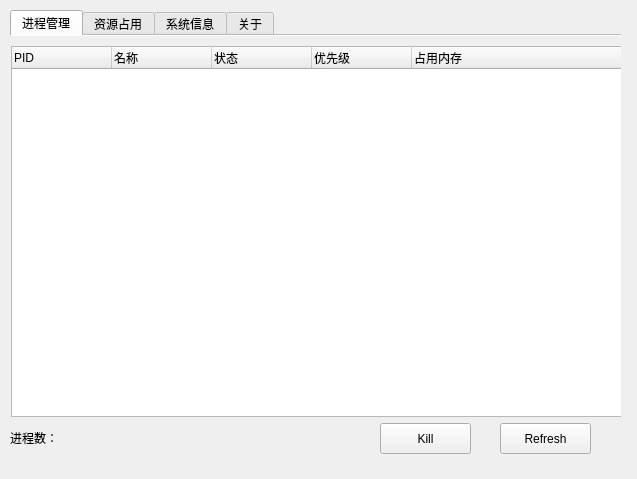
<?xml version="1.0" encoding="UTF-8"?>
<ui version="4.0">
 <class>ResourceManager</class>
 <widget class="QMainWindow" name="ResourceManager">
  <property name="geometry">
   <rect>
    <x>0</x>
    <y>0</y>
    <width>637</width>
    <height>479</height>
   </rect>
  </property>
  <property name="windowTitle">
   <string>MainWindow</string>
  </property>
  <widget class="QWidget" name="centralwidget">
   <widget class="QTabWidget" name="tabWidget">
    <property name="geometry">
     <rect>
      <x>10</x>
      <y>10</y>
      <width>611</width>
      <height>461</height>
     </rect>
    </property>
    <property name="currentIndex">
     <number>0</number>
    </property>
    <property name="documentMode">
     <bool>true</bool>
    </property>
    <widget class="QWidget" name="process">
     <attribute name="title">
      <string>进程管理</string>
     </attribute>
     <widget class="QTreeWidget" name="treeWidget">
      <property name="geometry">
       <rect>
        <x>1</x>
        <y>10</y>
        <width>611</width>
        <height>371</height>
       </rect>
      </property>
      <property name="columnCount">
       <number>5</number>
      </property>
      <attribute name="headerCascadingSectionResizes">
       <bool>true</bool>
      </attribute>
      <attribute name="headerDefaultSectionSize">
       <number>100</number>
      </attribute>
      <column>
       <property name="text">
        <string>PID</string>
       </property>
      </column>
      <column>
       <property name="text">
        <string>名称</string>
       </property>
      </column>
      <column>
       <property name="text">
        <string>状态</string>
       </property>
      </column>
      <column>
       <property name="text">
        <string>优先级</string>
       </property>
      </column>
      <column>
       <property name="text">
        <string>占用内存</string>
       </property>
      </column>
     </widget>
     <widget class="QPushButton" name="killButton">
      <property name="geometry">
       <rect>
        <x>370</x>
        <y>387</y>
        <width>91</width>
        <height>31</height>
       </rect>
      </property>
      <property name="text">
       <string>Kill</string>
      </property>
     </widget>
     <widget class="QPushButton" name="refreshButton">
      <property name="geometry">
       <rect>
        <x>490</x>
        <y>387</y>
        <width>91</width>
        <height>31</height>
       </rect>
      </property>
      <property name="text">
       <string>Refresh</string>
      </property>
     </widget>
     <widget class="QLabel" name="processnum">
      <property name="geometry">
       <rect>
        <x>0</x>
        <y>390</y>
        <width>361</width>
        <height>23</height>
       </rect>
      </property>
      <property name="text">
       <string>进程数：</string>
      </property>
     </widget>
    </widget>
    <widget class="QWidget" name="resource">
     <attribute name="title">
      <string>资源占用</string>
     </attribute>
     <widget class="QWidget" name="widget_4" native="true">
      <property name="geometry">
       <rect>
        <x>10</x>
        <y>10</y>
        <width>601</width>
        <height>101</height>
       </rect>
      </property>
      <widget class="QLabel" name="label_22">
       <property name="geometry">
        <rect>
         <x>0</x>
         <y>0</y>
         <width>81</width>
         <height>31</height>
        </rect>
       </property>
       <property name="font">
        <font>
         <family>Abyssinica SIL</family>
         <pointsize>14</pointsize>
        </font>
       </property>
       <property name="text">
        <string>CPU</string>
       </property>
      </widget>
      <widget class="QProgressBar" name="cpu_usage">
       <property name="geometry">
        <rect>
         <x>50</x>
         <y>40</y>
         <width>521</width>
         <height>25</height>
        </rect>
       </property>
       <property name="value">
        <number>24</number>
       </property>
      </widget>
      <widget class="QLabel" name="label_9">
       <property name="geometry">
        <rect>
         <x>50</x>
         <y>70</y>
         <width>68</width>
         <height>23</height>
        </rect>
       </property>
       <property name="text">
        <string>频率：</string>
       </property>
      </widget>
      <widget class="QLabel" name="label_10">
       <property name="geometry">
        <rect>
         <x>420</x>
         <y>70</y>
         <width>68</width>
         <height>23</height>
        </rect>
       </property>
       <property name="text">
        <string>最大睿频：</string>
       </property>
      </widget>
      <widget class="QLabel" name="cpu_frec">
       <property name="geometry">
        <rect>
         <x>92</x>
         <y>70</y>
         <width>81</width>
         <height>23</height>
        </rect>
       </property>
       <property name="text">
        <string>TextLabel</string>
       </property>
      </widget>
      <widget class="QLabel" name="cpu_max">
       <property name="geometry">
        <rect>
         <x>500</x>
         <y>70</y>
         <width>68</width>
         <height>23</height>
        </rect>
       </property>
       <property name="text">
        <string>TextLabel</string>
       </property>
      </widget>
      <widget class="QLabel" name="label_43">
       <property name="geometry">
        <rect>
         <x>0</x>
         <y>40</y>
         <width>41</width>
         <height>23</height>
        </rect>
       </property>
       <property name="text">
        <string>CPU：</string>
       </property>
      </widget>
      <widget class="QLabel" name="label_39">
       <property name="geometry">
        <rect>
         <x>170</x>
         <y>70</y>
         <width>41</width>
         <height>23</height>
        </rect>
       </property>
       <property name="text">
        <string>MHz</string>
       </property>
      </widget>
     </widget>
     <widget class="QWidget" name="widget_5" native="true">
      <property name="geometry">
       <rect>
        <x>10</x>
        <y>120</y>
        <width>601</width>
        <height>191</height>
       </rect>
      </property>
      <widget class="QLabel" name="label_28">
       <property name="geometry">
        <rect>
         <x>0</x>
         <y>0</y>
         <width>111</width>
         <height>31</height>
        </rect>
       </property>
       <property name="font">
        <font>
         <family>Abyssinica SIL</family>
         <pointsize>14</pointsize>
        </font>
       </property>
       <property name="text">
        <string>内存和交换</string>
       </property>
      </widget>
      <widget class="QProgressBar" name="mem_uasge">
       <property name="geometry">
        <rect>
         <x>50</x>
         <y>40</y>
         <width>521</width>
         <height>25</height>
        </rect>
       </property>
       <property name="value">
        <number>24</number>
       </property>
      </widget>
      <widget class="QLabel" name="label_24">
       <property name="geometry">
        <rect>
         <x>450</x>
         <y>70</y>
         <width>68</width>
         <height>23</height>
        </rect>
       </property>
       <property name="text">
        <string>大小：</string>
       </property>
      </widget>
      <widget class="QLabel" name="mem_used">
       <property name="geometry">
        <rect>
         <x>90</x>
         <y>70</y>
         <width>111</width>
         <height>23</height>
        </rect>
       </property>
       <property name="text">
        <string>TextLabel</string>
       </property>
      </widget>
      <widget class="QLabel" name="mem_total">
       <property name="geometry">
        <rect>
         <x>500</x>
         <y>70</y>
         <width>68</width>
         <height>23</height>
        </rect>
       </property>
       <property name="text">
        <string>TextLabel</string>
       </property>
      </widget>
      <widget class="QLabel" name="label_41">
       <property name="geometry">
        <rect>
         <x>50</x>
         <y>70</y>
         <width>68</width>
         <height>23</height>
        </rect>
       </property>
       <property name="text">
        <string>使用：</string>
       </property>
      </widget>
      <widget class="QLabel" name="label_42">
       <property name="geometry">
        <rect>
         <x>0</x>
         <y>40</y>
         <width>41</width>
         <height>23</height>
        </rect>
       </property>
       <property name="text">
        <string>内存：</string>
       </property>
      </widget>
      <widget class="QLabel" name="label_44">
       <property name="geometry">
        <rect>
         <x>250</x>
         <y>70</y>
         <width>68</width>
         <height>23</height>
        </rect>
       </property>
       <property name="text">
        <string>剩余：</string>
       </property>
      </widget>
      <widget class="QLabel" name="mem_left">
       <property name="geometry">
        <rect>
         <x>300</x>
         <y>70</y>
         <width>111</width>
         <height>23</height>
        </rect>
       </property>
       <property name="text">
        <string>TextLabel</string>
       </property>
      </widget>
      <widget class="QLabel" name="label_46">
       <property name="geometry">
        <rect>
         <x>250</x>
         <y>160</y>
         <width>68</width>
         <height>23</height>
        </rect>
       </property>
       <property name="text">
        <string>剩余：</string>
       </property>
      </widget>
      <widget class="QLabel" name="label_47">
       <property name="geometry">
        <rect>
         <x>0</x>
         <y>130</y>
         <width>41</width>
         <height>23</height>
        </rect>
       </property>
       <property name="text">
        <string>交换：</string>
       </property>
      </widget>
      <widget class="QLabel" name="label_48">
       <property name="geometry">
        <rect>
         <x>450</x>
         <y>160</y>
         <width>68</width>
         <height>23</height>
        </rect>
       </property>
       <property name="text">
        <string>大小：</string>
       </property>
      </widget>
      <widget class="QProgressBar" name="Swap_usage">
       <property name="geometry">
        <rect>
         <x>50</x>
         <y>130</y>
         <width>521</width>
         <height>25</height>
        </rect>
       </property>
       <property name="value">
        <number>24</number>
       </property>
      </widget>
      <widget class="QLabel" name="Swap_total">
       <property name="geometry">
        <rect>
         <x>500</x>
         <y>160</y>
         <width>91</width>
         <height>23</height>
        </rect>
       </property>
       <property name="text">
        <string>TextLabel</string>
       </property>
      </widget>
      <widget class="QLabel" name="label_50">
       <property name="geometry">
        <rect>
         <x>50</x>
         <y>160</y>
         <width>68</width>
         <height>23</height>
        </rect>
       </property>
       <property name="text">
        <string>使用：</string>
       </property>
      </widget>
      <widget class="QLabel" name="Swap_left">
       <property name="geometry">
        <rect>
         <x>300</x>
         <y>160</y>
         <width>141</width>
         <height>23</height>
        </rect>
       </property>
       <property name="text">
        <string>TextLabel</string>
       </property>
      </widget>
      <widget class="QLabel" name="Swap_used">
       <property name="geometry">
        <rect>
         <x>90</x>
         <y>160</y>
         <width>131</width>
         <height>23</height>
        </rect>
       </property>
       <property name="text">
        <string>TextLabel</string>
       </property>
      </widget>
     </widget>
     <widget class="QPushButton" name="shutdown_button">
      <property name="geometry">
       <rect>
        <x>350</x>
        <y>340</y>
        <width>91</width>
        <height>31</height>
       </rect>
      </property>
      <property name="text">
       <string>Shutdown</string>
      </property>
     </widget>
     <widget class="QPushButton" name="reboot_button">
      <property name="geometry">
       <rect>
        <x>490</x>
        <y>340</y>
        <width>91</width>
        <height>31</height>
       </rect>
      </property>
      <property name="text">
       <string>Reboot</string>
      </property>
     </widget>
    </widget>
    <widget class="QWidget" name="sysinfo">
     <attribute name="title">
      <string>系统信息</string>
     </attribute>
     <widget class="QWidget" name="widget" native="true">
      <property name="geometry">
       <rect>
        <x>10</x>
        <y>10</y>
        <width>601</width>
        <height>61</height>
       </rect>
      </property>
      <widget class="QLabel" name="label_12">
       <property name="geometry">
        <rect>
         <x>0</x>
         <y>0</y>
         <width>81</width>
         <height>31</height>
        </rect>
       </property>
       <property name="font">
        <font>
         <family>Abyssinica SIL</family>
         <pointsize>14</pointsize>
        </font>
       </property>
       <property name="text">
        <string>用户信息</string>
       </property>
      </widget>
      <widget class="QLabel" name="label_13">
       <property name="geometry">
        <rect>
         <x>40</x>
         <y>30</y>
         <width>68</width>
         <height>23</height>
        </rect>
       </property>
       <property name="text">
        <string>用户名：</string>
       </property>
      </widget>
      <widget class="QLabel" name="label_14">
       <property name="geometry">
        <rect>
         <x>240</x>
         <y>30</y>
         <width>68</width>
         <height>23</height>
        </rect>
       </property>
       <property name="text">
        <string>主机名：</string>
       </property>
      </widget>
      <widget class="QLabel" name="usrLabel">
       <property name="geometry">
        <rect>
         <x>110</x>
         <y>30</y>
         <width>68</width>
         <height>23</height>
        </rect>
       </property>
       <property name="text">
        <string>usrLabel</string>
       </property>
      </widget>
      <widget class="QLabel" name="machineLabel">
       <property name="geometry">
        <rect>
         <x>300</x>
         <y>30</y>
         <width>251</width>
         <height>23</height>
        </rect>
       </property>
       <property name="text">
        <string>machineLabel</string>
       </property>
      </widget>
     </widget>
     <widget class="QWidget" name="widget_2" native="true">
      <property name="geometry">
       <rect>
        <x>10</x>
        <y>80</y>
        <width>601</width>
        <height>131</height>
       </rect>
      </property>
      <widget class="QLabel" name="label_15">
       <property name="geometry">
        <rect>
         <x>0</x>
         <y>0</y>
         <width>121</width>
         <height>31</height>
        </rect>
       </property>
       <property name="font">
        <font>
         <family>Abyssinica SIL</family>
         <pointsize>14</pointsize>
        </font>
       </property>
       <property name="text">
        <string>处理器信息</string>
       </property>
      </widget>
      <widget class="QLabel" name="label_38">
       <property name="geometry">
        <rect>
         <x>310</x>
         <y>99</y>
         <width>41</width>
         <height>23</height>
        </rect>
       </property>
       <property name="text">
        <string>MHz</string>
       </property>
      </widget>
      <widget class="QLabel" name="cpuLabel">
       <property name="geometry">
        <rect>
         <x>240</x>
         <y>41</y>
         <width>301</width>
         <height>23</height>
        </rect>
       </property>
       <property name="text">
        <string>text</string>
       </property>
      </widget>
      <widget class="QLabel" name="cpuTypeLabel">
       <property name="geometry">
        <rect>
         <x>240</x>
         <y>70</y>
         <width>321</width>
         <height>23</height>
        </rect>
       </property>
       <property name="text">
        <string>text</string>
       </property>
      </widget>
      <widget class="QLabel" name="label_16">
       <property name="geometry">
        <rect>
         <x>41</x>
         <y>41</y>
         <width>38</width>
         <height>23</height>
        </rect>
       </property>
       <property name="text">
        <string>CPU :</string>
       </property>
      </widget>
      <widget class="QLabel" name="freLabel">
       <property name="geometry">
        <rect>
         <x>240</x>
         <y>99</y>
         <width>61</width>
         <height>23</height>
        </rect>
       </property>
       <property name="text">
        <string>0</string>
       </property>
       <property name="scaledContents">
        <bool>false</bool>
       </property>
       <property name="alignment">
        <set>Qt::AlignRight|Qt::AlignTrailing|Qt::AlignVCenter</set>
       </property>
      </widget>
      <widget class="QLabel" name="label_21">
       <property name="geometry">
        <rect>
         <x>41</x>
         <y>99</y>
         <width>68</width>
         <height>23</height>
        </rect>
       </property>
       <property name="text">
        <string>CPU频率 :</string>
       </property>
      </widget>
      <widget class="QLabel" name="label_19">
       <property name="geometry">
        <rect>
         <x>41</x>
         <y>70</y>
         <width>68</width>
         <height>23</height>
        </rect>
       </property>
       <property name="text">
        <string>CPU类型 :</string>
       </property>
      </widget>
      <zorder>cpuLabel</zorder>
      <zorder>cpuTypeLabel</zorder>
      <zorder>label_16</zorder>
      <zorder>freLabel</zorder>
      <zorder>label_21</zorder>
      <zorder>label_19</zorder>
      <zorder>label_15</zorder>
      <zorder>label_38</zorder>
     </widget>
     <widget class="QWidget" name="widget_3" native="true">
      <property name="geometry">
       <rect>
        <x>10</x>
        <y>222</y>
        <width>601</width>
        <height>181</height>
       </rect>
      </property>
      <widget class="QLabel" name="label_29">
       <property name="geometry">
        <rect>
         <x>0</x>
         <y>0</y>
         <width>121</width>
         <height>31</height>
        </rect>
       </property>
       <property name="font">
        <font>
         <family>Abyssinica SIL</family>
         <pointsize>14</pointsize>
        </font>
       </property>
       <property name="text">
        <string>系统信息</string>
       </property>
      </widget>
      <widget class="QLabel" name="sysVerLabel">
       <property name="geometry">
        <rect>
         <x>240</x>
         <y>41</y>
         <width>261</width>
         <height>23</height>
        </rect>
       </property>
       <property name="text">
        <string>text</string>
       </property>
      </widget>
      <widget class="QLabel" name="syskernLabel">
       <property name="geometry">
        <rect>
         <x>240</x>
         <y>70</y>
         <width>281</width>
         <height>23</height>
        </rect>
       </property>
       <property name="text">
        <string>text</string>
       </property>
      </widget>
      <widget class="QLabel" name="label_32">
       <property name="geometry">
        <rect>
         <x>41</x>
         <y>41</y>
         <width>81</width>
         <height>23</height>
        </rect>
       </property>
       <property name="text">
        <string>系统版本  :</string>
       </property>
      </widget>
      <widget class="QLabel" name="sysmemLabel">
       <property name="geometry">
        <rect>
         <x>240</x>
         <y>99</y>
         <width>51</width>
         <height>23</height>
        </rect>
       </property>
       <property name="text">
        <string>text</string>
       </property>
      </widget>
      <widget class="QLabel" name="label_34">
       <property name="geometry">
        <rect>
         <x>41</x>
         <y>99</y>
         <width>68</width>
         <height>23</height>
        </rect>
       </property>
       <property name="text">
        <string>内存大小 :</string>
       </property>
      </widget>
      <widget class="QLabel" name="label_35">
       <property name="geometry">
        <rect>
         <x>41</x>
         <y>70</y>
         <width>68</width>
         <height>23</height>
        </rect>
       </property>
       <property name="text">
        <string>内核版本 :</string>
       </property>
      </widget>
      <widget class="QLabel" name="label_36">
       <property name="geometry">
        <rect>
         <x>41</x>
         <y>127</y>
         <width>68</width>
         <height>23</height>
        </rect>
       </property>
       <property name="text">
        <string>启动时间 :</string>
       </property>
      </widget>
      <widget class="QLabel" name="sysBegLabel">
       <property name="geometry">
        <rect>
         <x>240</x>
         <y>127</y>
         <width>341</width>
         <height>23</height>
        </rect>
       </property>
       <property name="text">
        <string>text</string>
       </property>
      </widget>
      <widget class="QLabel" name="sysRunLabel">
       <property name="geometry">
        <rect>
         <x>240</x>
         <y>155</y>
         <width>341</width>
         <height>23</height>
        </rect>
       </property>
       <property name="text">
        <string>text</string>
       </property>
      </widget>
      <widget class="QLabel" name="label_54">
       <property name="geometry">
        <rect>
         <x>41</x>
         <y>155</y>
         <width>68</width>
         <height>23</height>
        </rect>
       </property>
       <property name="text">
        <string>运行时间 :</string>
       </property>
      </widget>
      <widget class="QLabel" name="sysmemLabel_2">
       <property name="geometry">
        <rect>
         <x>300</x>
         <y>100</y>
         <width>51</width>
         <height>23</height>
        </rect>
       </property>
       <property name="text">
        <string>GB</string>
       </property>
      </widget>
     </widget>
    </widget>
    <widget class="QWidget" name="about">
     <property name="toolTipDuration">
      <number>0</number>
     </property>
     <attribute name="title">
      <string>关于</string>
     </attribute>
     <widget class="QLabel" name="label_7">
      <property name="geometry">
       <rect>
        <x>36</x>
        <y>144</y>
        <width>57</width>
        <height>30</height>
       </rect>
      </property>
      <property name="font">
       <font>
        <family>Abyssinica SIL</family>
        <pointsize>14</pointsize>
       </font>
      </property>
      <property name="text">
       <string>联系：</string>
      </property>
     </widget>
     <widget class="QLabel" name="label">
      <property name="geometry">
       <rect>
        <x>36</x>
        <y>30</y>
        <width>198</width>
        <height>30</height>
       </rect>
      </property>
      <property name="font">
       <font>
        <family>Abyssinica SIL</family>
        <pointsize>14</pointsize>
       </font>
      </property>
      <property name="text">
       <string>程序版本：            </string>
      </property>
     </widget>
     <widget class="QLabel" name="label_2">
      <property name="geometry">
       <rect>
        <x>240</x>
        <y>34</y>
        <width>122</width>
        <height>19</height>
       </rect>
      </property>
      <property name="font">
       <font>
        <family>Abyssinica SIL</family>
        <pointsize>14</pointsize>
       </font>
      </property>
      <property name="text">
       <string>Manager V1.0</string>
      </property>
     </widget>
     <widget class="QLabel" name="label_3">
      <property name="geometry">
       <rect>
        <x>36</x>
        <y>72</y>
        <width>160</width>
        <height>30</height>
       </rect>
      </property>
      <property name="font">
       <font>
        <family>Abyssinica SIL</family>
        <pointsize>14</pointsize>
       </font>
      </property>
      <property name="text">
       <string>作者：            </string>
      </property>
     </widget>
     <widget class="QLabel" name="label_4">
      <property name="geometry">
       <rect>
        <x>240</x>
        <y>77</y>
        <width>58</width>
        <height>19</height>
       </rect>
      </property>
      <property name="font">
       <font>
        <family>Abyssinica SIL</family>
        <pointsize>14</pointsize>
       </font>
      </property>
      <property name="text">
       <string>Haines</string>
      </property>
     </widget>
     <widget class="QLabel" name="label_5">
      <property name="geometry">
       <rect>
        <x>36</x>
        <y>108</y>
        <width>57</width>
        <height>30</height>
       </rect>
      </property>
      <property name="font">
       <font>
        <family>Abyssinica SIL</family>
        <pointsize>14</pointsize>
       </font>
      </property>
      <property name="text">
       <string>时间：</string>
      </property>
     </widget>
     <widget class="QLabel" name="label_6">
      <property name="geometry">
       <rect>
        <x>240</x>
        <y>113</y>
        <width>84</width>
        <height>19</height>
       </rect>
      </property>
      <property name="font">
       <font>
        <family>Abyssinica SIL</family>
        <pointsize>14</pointsize>
       </font>
      </property>
      <property name="text">
       <string>2018.2.29</string>
      </property>
     </widget>
     <widget class="QLabel" name="label_8">
      <property name="geometry">
       <rect>
        <x>240</x>
        <y>149</y>
        <width>187</width>
        <height>19</height>
       </rect>
      </property>
      <property name="font">
       <font>
        <family>Abyssinica SIL</family>
        <pointsize>14</pointsize>
       </font>
      </property>
      <property name="text">
       <string>hainesluo@gmail.com</string>
      </property>
     </widget>
    </widget>
   </widget>
  </widget>
 </widget>
 <tabstops>
  <tabstop>tabWidget</tabstop>
 </tabstops>
 <resources/>
 <connections/>
</ui>
